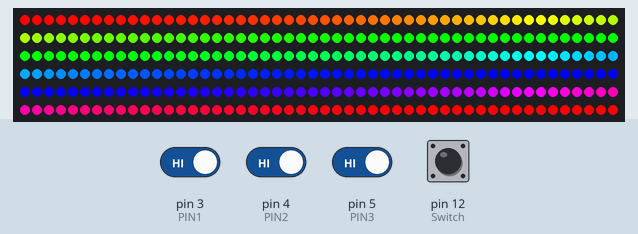
Bench run of a sketch on a simulated Arduino Uno, built with avr-gcc and run on an emulated ATmega328P. On the bench: 300 RGB LEDs in strip order, left to right, continuing on the next row. The test bench sets the inputs (shaded band); at power-on: pin 3 (PIN1), pin 4 (PIN2), pin 5 (PIN3), pin 12 (Switch) HIGH.

Above: at 1.5 s.
1.6 s: pin 3 (PIN1) driven LOW
At 3.1 s:
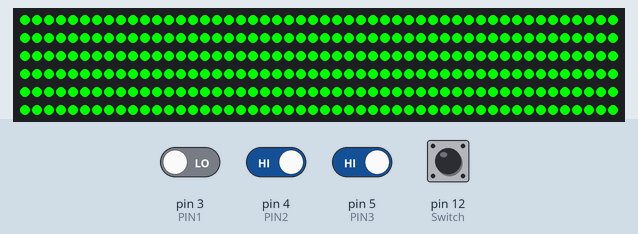
3.4 s: pin 4 (PIN2) driven LOW
At 4.1 s:
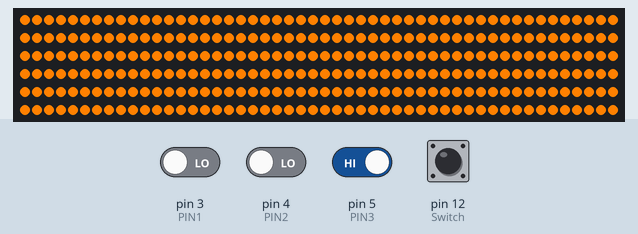
6.4 s: pin 5 (PIN3) driven LOW
At 8.1 s:
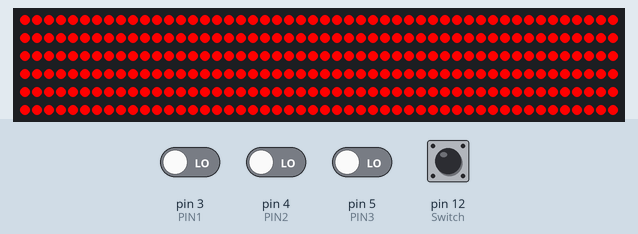
9.4 s: pin 3 (PIN1) driven HIGH
At 10.7 s:
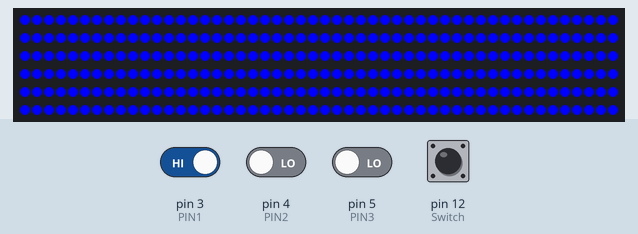
11.0 s: pin 4 (PIN2) driven HIGH
At 11.3 s:
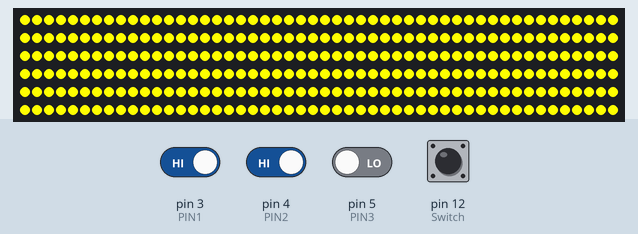
14.0 s: pin 5 (PIN3) driven HIGH
At 15.64 s:
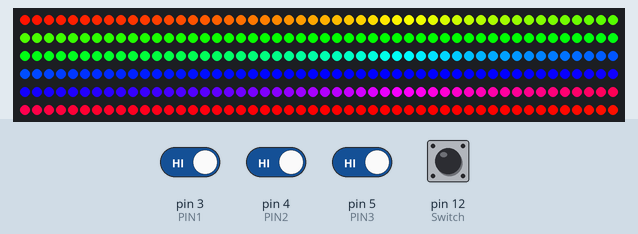
Timing chart, 0 to 17.1 s (numbered marks = the images above; inputs shaded):
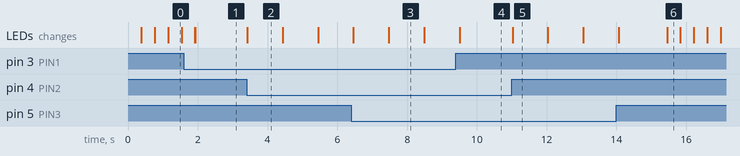

The sketch:

SYOUKOU.ino
```cpp
#include <Adafruit_NeoPixel.h>

#define LED_COUNT 300
#define PIN 2
#define PIN1 3
#define PIN2 4
#define PIN3 5
#define Switch 12

Adafruit_NeoPixel pixels(LED_COUNT, PIN, NEO_GRB + NEO_KHZ800);

int step_num = 0;
int delta = 1;

void setup() {
  pixels.begin();
  pinMode(PIN1, INPUT);
  pinMode(PIN2, INPUT);
  pinMode(PIN3, INPUT);
  pinMode(Switch, INPUT_PULLUP);
}

void loop() {
  pixels.clear();
  //pixels.show();
  int SW = digitalRead(Switch);
  int PIN_A = digitalRead(PIN1);
  int PIN_B = digitalRead(PIN2);
  int PIN_C = digitalRead(PIN3);

  if(SW == 1){
    if((PIN_A == 0) && (PIN_B == 0) && (PIN_C == 0)){

      //0b000
      for(int i=0; i<pixels.numPixels(); i++) {
        pixels.setPixelColor(i,pixels.Color(255,0,0));
      }
      pixels.show();
      delay(1000);
      pixels.clear();
      pixels.show();
      delay(1000);

    }else if((PIN_A == 0) && (PIN_B == 0) && (PIN_C == 1)){

      //0b001
      for(int i=0; i<pixels.numPixels(); i++) {
        pixels.setPixelColor(i,pixels.Color(255,128,0));
      }
      pixels.show();
      delay(1000);
      pixels.clear();
      pixels.show();
      delay(1000);

    }else if((PIN_A == 0) && (PIN_B == 1) && (PIN_C == 0)){

      //0b010
      for(int i=0; i<pixels.numPixels(); i++) {
        pixels.setPixelColor(i,pixels.Color(255,0,0));
      }
      pixels.show();

    }else if((PIN_A == 0) && (PIN_B == 1) && (PIN_C == 1)){

      //0b011
      for(int i=0; i<pixels.numPixels(); i++) {
        pixels.setPixelColor(i,pixels.Color(0,255,0));
      }
      pixels.show();

    }else if((PIN_A == 1) && (PIN_B == 0) && (PIN_C == 0)){

      //0b100
      for(int i=0; i<pixels.numPixels(); i++) {
        pixels.setPixelColor(i,pixels.Color(0,0,255));
      }
      pixels.show();


    }else if((PIN_A == 1) && (PIN_B == 0) && (PIN_C == 1)){

      //0b101
      for(int i=0; i<pixels.numPixels(); i++) {
        pixels.setPixelColor(i,pixels.Color(100,100,128));
      }
      pixels.show();

    }else if((PIN_A == 1) && (PIN_B == 1) && (PIN_C == 0)){
      //0b110
      for(int i=0; i<pixels.numPixels(); i++) {
        pixels.setPixelColor(i,pixels.Color(255,255,0));
      }
      pixels.show();
      delay(1000);
      pixels.clear();
      pixels.show();
      delay(1000);

    }else if((PIN_A == 1) && (PIN_B == 1) && (PIN_C == 1)){

      //0b111
      for(int i=0; i<LED_COUNT; i++) {
        int pixelHue = step_num + (i * 65536L / LED_COUNT);
        pixels.setPixelColor(i, pixels.gamma32(pixels.ColorHSV(pixelHue)));
      }
      pixels.show();
      step_num += 800;
      if (step_num == 80000) {
        step_num = 0;
      }

    }

  }else {
    pixels.show();
  }
}
```

Measured:
- after the input at 1.6 s, the LEDs: first differ from a run without the input after 0.33 s (image 1)
- after the input at 3.4 s, the LEDs: change at once (image 2)
- after the input at 6.4 s, the LEDs: first differ from a run without the input after 1.1 s (image 3)
- after the input at 9.4 s, the LEDs: change after 0.11 s (image 4)
- after the input at 11.0 s, the LEDs: change at once (image 5)
- what the display in image 2 shows lasts 1.0 s, from 3.4 s to 4.4 s
